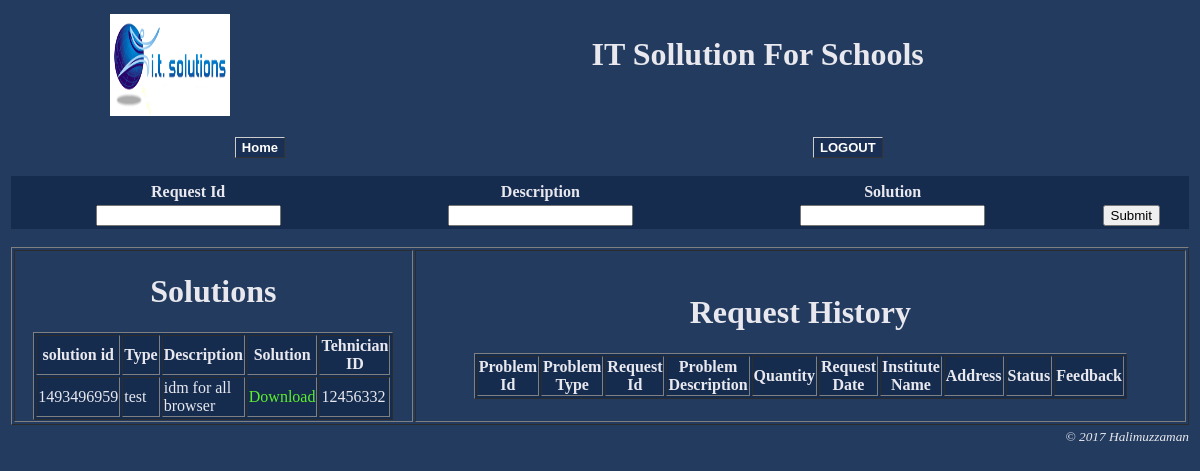
Page /tech.php (signed in) on the committed database.
### tables this page shows
CREATE TABLE `solutions` (
  `solution_id` int(80) NOT NULL,
  `type` varchar(50) NOT NULL,
  `description` text NOT NULL,
  `solv` varchar(200) NOT NULL,
  `technisian_id` int(100) NOT NULL
);

### tech.php (the view, shortened to what this page needs)
<?php
	include_once("config.php");
	$tec_id=$_SESSION['match'];
	$result_solv= $mysqli->query("SELECT * FROM `solutions`;");
?>
<html>
	<head>
		<link rel="stylesheet" type="text/css" href="css_style.css">
	</head>
<body bgcolor="#223b5f" text="e8e8ee">
<form name="solver" method="post" action="submit_soln.php">
 <table width="100%"  align="center">
 <tr>
	<td>
		<table width="100%"  height="5%" align="center">
			<tr align='center'>
			<td ><img src="logo.jpg" alt="Image" width="120" height="102" ></td>
			<td><h1><b>IT Sollution For Schools</b></h1></td>
			</tr>
		</table>
		<br>
		<table width="100%"  height="3%" align="center">
			<tr align='center'>
				<td><a href="tech.php" class="button" ><b>Home</b></a><br></td>
				<td><a href="logout.php" class="button"><b>LOGOUT</b></a><br></td>
			</tr>
		</table>
  <br>
		<table bgcolor="#152c4f" width="100%" height="5%">
			<tr>
			<td><?php
		?></td>
			</tr>
			<tr>
			<th>Request Id</th>
			<th>Description</th>
			<th>Solution</th>
			<th></th>
			<th></th>
			</tr>
			<tr align='center'>
			<td><input type="text" name="request_id"></td>
			<td><input type="text" name="des"></td>
			<td><input type="text" name="soln"></td>
			<td><input type="hidden" name="tec_id" value="<?php echo $tec_id ?>"></td>
			<td><input type="submit" ></td>
			</tr>
		</table>
		<br>
		<table  style="width:100%;" height="85%" border="1" align='center' >
		<tr>
			<td>
				<table style="width:40%;" border="1" align='center' bgcolor="#152c4f">
					<caption><h1><b>Solutions</b></h1><caption>
						<tr>
							<th>solution id</th>
							<th>Type</th>
							<th>Description</th>
							<th>Solution</th>
							<th>Tehnician ID</th>
						</tr>
					<?php
						while($res =$result_solv->fetch_object())
						{
							$sol_id=$res->solution_id;
							$sol_type=$res->type;
							$sol_des=$res->description;
							$sol_link=$res->solv;
							$sol_tecid=$res->technisian_id;
							echo"<tr>";
							echo"<td>".$sol_id."</td>";
							echo"<td>".$sol_type."</td>";
							echo"<td>".$sol_des."</td>";
							echo"<td><a href=\"$sol_link\" target=\"_blank\">Download</a></td>";
							echo"<td>".$sol_tecid."</td>";
							echo"</tr>";
						}
					?>
				</table>
			</td>
			<td>
				<table  style="width:50%;" border="1" align='center' bgcolor="#152c4f">
					<caption><h1><b>Request History</b></h1></caption>
						<tr>
							<th>Problem Id</th>
							<th>Problem Type</th>
							<th>Request Id</th>
							<th>Problem Description</th>
							<th>Quantity</th>
							<th>Request Date</th>
							<th>Institute Name</th>
							<th>Address</th>
							<th>Status</th>
							<th>Feedback</th>
						</tr>
				</table>
			</td>
		</tr>
		</table>
	</td>
 </tr>
	<tr><td align="right"><p><small><i>&copy 2017 Halimuzzaman</i></small></p></td></tr>
 </table>
</form>
</body>
</html>

### css_style.css (style rules this page uses)
.button { font: 13px Arial; font-weight: bold; text-decoration: none; background-color: #192f53; color: #ffffff; padding: 2px 6px 2px 6px; border-top: 1px solid #CCCCCC; border-right: 1px solid #333333; border-bottom: 1px solid #333333; border-left: 1px solid #CCCCCC; }
a { color: #5dee2e; text-decoration: none; }

### rows in the picture
solutions: solution_id "1493496959", type "test", description "idm for all browser", technisian "12456332"
